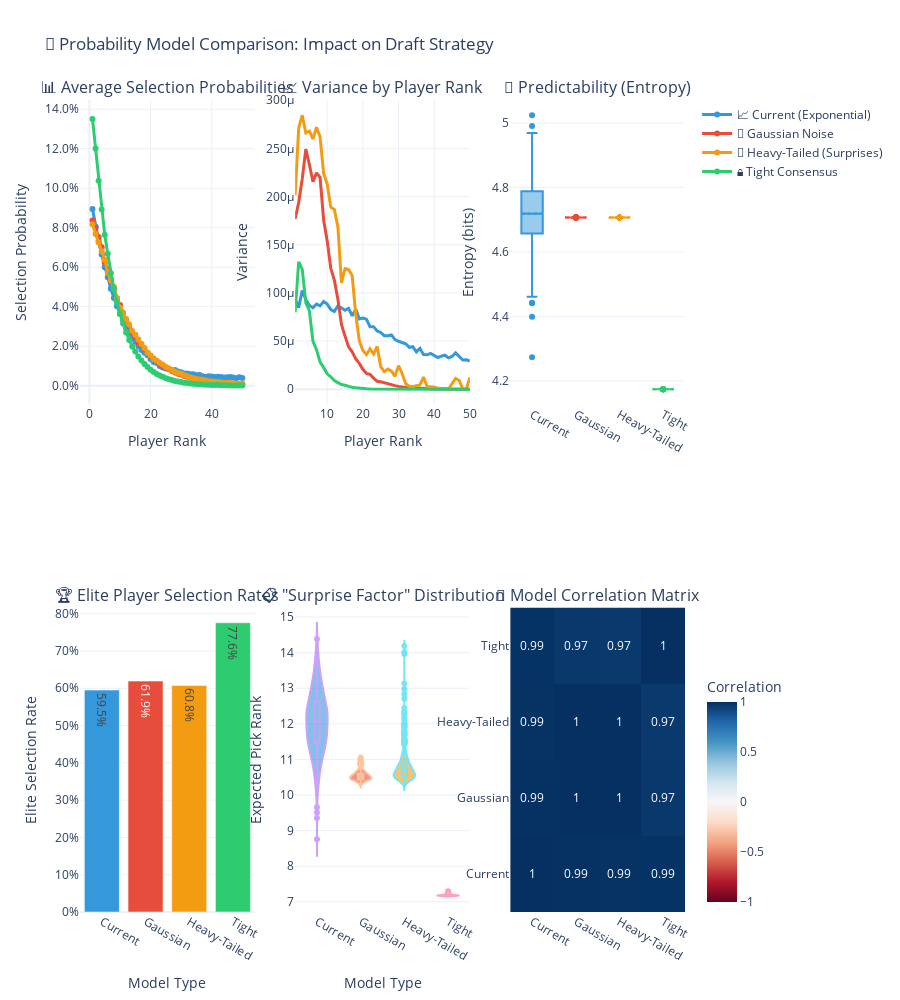

Here is the notebook cell this chart was saved with:
### Code cell
# 🎲 Model Comparison: Simple vs Complex Probability Models
def simulate_different_probability_models(num_players=50, num_sims=1000):
    """Compare different probability models for player selection"""
    
    results = {}
    player_ranks = np.arange(1, num_players + 1)
    
    # Model 1: Current exponential decay (conservative)
    expo_probs = np.zeros((num_sims, num_players))
    for sim in range(num_sims):
        base_probs = np.exp(-0.1 * player_ranks)
        base_probs = base_probs / base_probs.sum()
        noise = np.random.normal(0, 0.01, num_players)
        probs = np.maximum(0, base_probs + noise)
        expo_probs[sim] = probs / probs.sum()
    results['📈 Current (Exponential)'] = expo_probs
    
    # Model 2: Gaussian noise (moderate variance)
    gauss_probs = np.zeros((num_sims, num_players))
    for sim in range(num_sims):
        noisy_ranks = player_ranks + np.random.normal(0, 3, num_players)
        sorted_indices = np.argsort(noisy_ranks)
        probs = np.zeros(num_players)
        probs[sorted_indices] = np.exp(-0.1 * np.arange(1, num_players + 1))
        gauss_probs[sim] = probs / probs.sum()
    results['🎯 Gaussian Noise'] = gauss_probs
    
    # Model 3: Heavy-tailed (more surprises)
    heavy_probs = np.zeros((num_sims, num_players))
    for sim in range(num_sims):
        noise = stats.t.rvs(df=3, size=num_players) * 2.5
        noisy_ranks = player_ranks + noise
        sorted_indices = np.argsort(noisy_ranks)
        probs = np.zeros(num_players)
        probs[sorted_indices] = np.exp(-0.1 * np.arange(1, num_players + 1))
        heavy_probs[sim] = probs / probs.sum()
    results['🎲 Heavy-Tailed (Surprises)'] = heavy_probs
    
    # Model 4: Tight consensus (less variance)
    tight_probs = np.zeros((num_sims, num_players))
    for sim in range(num_sims):
        noise = np.random.normal(0, 0.8, num_players)
        noisy_ranks = player_ranks + noise
        sorted_indices = np.argsort(noisy_ranks)
        probs = np.zeros(num_players)
        probs[sorted_indices] = np.exp(-0.15 * np.arange(1, num_players + 1))
        tight_probs[sim] = probs / probs.sum()
    results['🔒 Tight Consensus'] = tight_probs
    
    return results

def create_model_comparison():
    # Simulate different models
    model_results = simulate_different_probability_models()
    
    fig = make_subplots(
        rows=2, cols=3,
        subplot_titles=(
            '📊 Average Selection Probabilities',
            '📈 Variance by Player Rank', 
            '🎲 Predictability (Entropy)',
            '🏆 Elite Player Selection Rates',
            '📋 "Surprise Factor" Distribution',
            '🔄 Model Correlation Matrix'
        ),
        specs=[[{'type': 'scatter'}, {'type': 'scatter'}, {'type': 'box'}],
               [{'type': 'bar'}, {'type': 'violin'}, {'type': 'heatmap'}]]
    )
    
    colors = ['#3498db', '#e74c3c', '#f39c12', '#2ecc71']
    
    # 1. Average probability distributions
    for i, (model_name, probs) in enumerate(model_results.items()):
        mean_probs = probs.mean(axis=0)
        fig.add_trace(
            go.Scatter(
                x=np.arange(1, len(mean_probs) + 1),
                y=mean_probs,
                mode='lines+markers',
                name=model_name,
                line=dict(width=3, color=colors[i]),
                marker=dict(size=6, color=colors[i]),
                hovertemplate=(
                    f"<b>{model_name}</b><br>"
                    "Rank %{x}: %{y:.1%} selection chance<br>"
                    "<extra></extra>"
                )
            ),
            row=1, col=1
        )
    
    # 2. Variance by rank
    for i, (model_name, probs) in enumerate(model_results.items()):
        variances = probs.var(axis=0)
        fig.add_trace(
            go.Scatter(
                x=np.arange(1, len(variances) + 1),
                y=variances,
                mode='lines',
                name=model_name,
                line=dict(width=3, color=colors[i]),
                showlegend=False,
                hovertemplate=(
                    f"<b>{model_name}</b><br>"
                    "Rank %{x} Variance: %{y:.4f}<br>"
                    "<extra></extra>"
                )
            ),
            row=1, col=2
        )
    
    # 3. Entropy comparison
    for i, (model_name, probs) in enumerate(model_results.items()):
        sim_entropies = []
        for sim_probs in probs:
            entropy = -np.sum(sim_probs * np.log2(sim_probs + 1e-10))
            sim_entropies.append(entropy)
        
        fig.add_trace(
            go.Box(
                y=sim_entropies,
                name=model_name.split(' ')[1] if ' ' in model_name else model_name,
                marker_color=colors[i],
                boxmean=True,
                showlegend=False
            ),
            row=1, col=3
        )
    
    # 4. Elite player selection rates
    elite_rates = {}
    for model_name, probs in model_results.items():
        # Top 10 selection probability
        elite_rate = probs[:, :10].sum(axis=1).mean()
        elite_rates[model_name.split(' ')[1] if ' ' in model_name else model_name] = elite_rate
    
    fig.add_trace(
        go.Bar(
            x=list(elite_rates.keys()),
            y=list(elite_rates.values()),
            marker_color=colors[:len(elite_rates)],
            text=[f"{v:.1%}" for v in elite_rates.values()],
            textposition='auto',
            showlegend=False,
            hovertemplate=(
                "<b>%{x} Model</b><br>"
                "Top 10 Selection Rate: %{y:.1%}<br>"
                "<extra></extra>"
            )
        ),
        row=2, col=1
    )
    
    # 5. Surprise factor distribution
    for i, (model_name, probs) in enumerate(model_results.items()):
        surprise_indices = []
        for sim_probs in probs:
            expected_rank = np.sum(np.arange(1, len(sim_probs) + 1) * sim_probs)
            surprise_indices.append(expected_rank)
        
        fig.add_trace(
            go.Violin(
                y=surprise_indices,
                name=model_name.split(' ')[1] if ' ' in model_name else model_name,
                box_visible=True,
                meanline_visible=True,
                fillcolor=colors[i],
                opacity=0.6,
                showlegend=False
            ),
            row=2, col=2
        )
    
    # 6. Model correlation matrix
    model_avg_probs = np.array([probs.mean(axis=0) for probs in model_results.values()])
    correlation_matrix = np.corrcoef(model_avg_probs)
    model_names = [name.split(' ')[1] if ' ' in name else name for name in model_results.keys()]
    
    fig.add_trace(
        go.Heatmap(
            z=correlation_matrix,
            x=model_names,
            y=model_names,
            colorscale='RdBu',
            zmid=0,
            text=np.round(correlation_matrix, 2),
            texttemplate='%{text}',
            textfont=dict(size=12),
            showscale=True,
            colorbar=dict(x=1.02, y=0.15, len=0.3, title="Correlation")
        ),
        row=2, col=3
    )
    
    # Update layout
    fig.update_xaxes(title_text="Player Rank", row=1, col=1)
    fig.update_xaxes(title_text="Player Rank", row=1, col=2)
    fig.update_xaxes(title_text="Model Type", row=2, col=1)
    fig.update_xaxes(title_text="Model Type", row=2, col=2)
    
    fig.update_yaxes(title_text="Selection Probability", row=1, col=1, tickformat='.1%')
    fig.update_yaxes(title_text="Variance", row=1, col=2)
    fig.update_yaxes(title_text="Entropy (bits)", row=1, col=3)
    fig.update_yaxes(title_text="Elite Selection Rate", row=2, col=1, tickformat='.0%')
    fig.update_yaxes(title_text="Expected Pick Rank", row=2, col=2)
    
    fig.update_layout(
        height=1000,
        title_text="🎲 Probability Model Comparison: Impact on Draft Strategy",
        template="plotly_white"
    )
    
    return fig, elite_rates

# Generate model comparison
model_fig, elite_comparison = create_model_comparison()
model_fig.show(config=plotly_config)

print(f"\n🎲 MODEL COMPARISON INSIGHTS:")
print(f"\n🏆 Elite Player Selection Rates (Top 10):")
for model, rate in elite_comparison.items():
    print(f"   {model}: {rate:.1%}")

print(f"\n💡 Strategic Implications:")
print(f"   📈 Heavy-tailed models → More late-round steals possible")
print(f"   🔒 Tight consensus → Elite players more predictable")
print(f"   🎯 Gaussian noise → Balanced risk/reward tradeoffs")
print(f"   📊 Current model → Conservative, rank-respecting approach")

### Figure 1 — Plotly figure (JSON) as saved in the notebook; plotly's stock layout.template omitted (floating-point values rounded to 4 significant figures; data arrays with more than 128 entries replaced by an {"elided": "..."} marker saying what was removed)
{"data": [{"hovertemplate": "<b>📈 Current (Exponential)</b><br>Rank %{x}: %{y:.1%} selection chance<br><extra></extra>", "line": {"color": "#3498db", "width": 3}, "marker": {"color": "#3498db", "size": 6}, "mode": "lines+markers", "name": "📈 Current (Exponential)", "type": "scatter", "x": [1, 2, 3, 4, 5, 6, 7, 8, 9, 10, 11, 12, 13, 14, 15, 16, 17, 18, 19, 20, 21, 22, 23, 24, 25, 26, 27, 28, 29, 30, 31, 32, 33, 34, 35, 36, 37, 38, 39, 40, 41, 42, 43, 44, 45, 46, 47, 48, 49, 50], "xaxis": "x", "y": [0.08954, 0.08067, 0.07323, 0.0664, 0.05997, 0.05493, 0.04908, 0.04445, 0.04027, 0.03653, 0.03328, 0.02928, 0.02692, 0.02425, 0.02231, 0.02001, 0.01811, 0.01665, 0.01545, 0.01349, 0.01206, 0.01147, 0.01, 0.009239, 0.00876, 0.008568, 0.007706, 0.007967, 0.007138, 0.00678, 0.006225, 0.006126, 0.005778, 0.005753, 0.005249, 0.005414, 0.004767, 0.004466, 0.004752, 0.004635, 0.004455, 0.00459, 0.004414, 0.004127, 0.004243, 0.004444, 0.004152, 0.003738, 0.004289, 0.003861], "yaxis": "y"}, {"hovertemplate": "<b>🎯 Gaussian Noise</b><br>Rank %{x}: %{y:.1%} selection chance<br><extra></extra>", "line": {"color": "#e74c3c", "width": 3}, "marker": {"color": "#e74c3c", "size": 6}, "mode": "lines+markers", "name": "🎯 Gaussian Noise", "type": "scatter", "x": [1, 2, 3, 4, 5, 6, 7, 8, 9, 10, 11, 12, 13, 14, 15, 16, 17, 18, 19, 20, 21, 22, 23, 24, 25, 26, 27, 28, 29, 30, 31, 32, 33, 34, 35, 36, 37, 38, 39, 40, 41, 42, 43, 44, 45, 46, 47, 48, 49, 50], "xaxis": "x", "y": [0.08363, 0.07988, 0.07526, 0.07015, 0.0624, 0.05904, 0.05399, 0.04968, 0.04428, 0.04086, 0.03684, 0.03354, 0.03053, 0.02725, 0.02458, 0.02191, 0.02052, 0.01843, 0.01656, 0.01497, 0.01361, 0.01235, 0.01094, 0.009972, 0.009083, 0.00836, 0.00743, 0.006699, 0.006081, 0.00562, 0.004949, 0.004557, 0.004025, 0.003714, 0.003314, 0.003034, 0.002715, 0.002532, 0.002225, 0.002031, 0.0018, 0.00166, 0.001524, 0.001366, 0.00124, 0.001157, 0.001032, 0.0009599, 0.000886, 0.0008343], "yaxis": "y"}, {"hovertemplate": "<b>🎲 Heavy-Tailed (Surprises)</b><br>Rank %{x}: %{y:.1%} selection chance<br><extra></extra>", "line": {"color": "#f39c12", "width": 3}, "marker": {"color": "#f39c12", "size": 6}, "mode": "lines+markers", "name": "🎲 Heavy-Tailed (Surprises)", "type": "scatter", "x": [1, 2, 3, 4, 5, 6, 7, 8, 9, 10, 11, 12, 13, 14, 15, 16, 17, 18, 19, 20, 21, 22, 23, 24, 25, 26, 27, 28, 29, 30, 31, 32, 33, 34, 35, 36, 37, 38, 39, 40, 41, 42, 43, 44, 45, 46, 47, 48, 49, 50], "xaxis": "x", "y": [0.08171, 0.07681, 0.0725, 0.06814, 0.06384, 0.05731, 0.0534, 0.05009, 0.04434, 0.03944, 0.03644, 0.03383, 0.03103, 0.02766, 0.02579, 0.02342, 0.02124, 0.01909, 0.01664, 0.01527, 0.01357, 0.01267, 0.01148, 0.01059, 0.009525, 0.008681, 0.007818, 0.007079, 0.0064, 0.006003, 0.005334, 0.004758, 0.004134, 0.003791, 0.003416, 0.00314, 0.003009, 0.002609, 0.002304, 0.002192, 0.001954, 0.001717, 0.001576, 0.001396, 0.001381, 0.001325, 0.001185, 0.001008, 0.000952, 0.00102], "yaxis": "y"}, {"hovertemplate": "<b>🔒 Tight Consensus</b><br>Rank %{x}: %{y:.1%} selection chance<br><extra></extra>", "line": {"color": "#2ecc71", "width": 3}, "marker": {"color": "#2ecc71", "size": 6}, "mode": "lines+markers", "name": "🔒 Tight Consensus", "type": "scatter", "x": [1, 2, 3, 4, 5, 6, 7, 8, 9, 10, 11, 12, 13, 14, 15, 16, 17, 18, 19, 20, 21, 22, 23, 24, 25, 26, 27, 28, 29, 30, 31, 32, 33, 34, 35, 36, 37, 38, 39, 40, 41, 42, 43, 44, 45, 46, 47, 48, 49, 50], "xaxis": "x", "y": [0.1351, 0.1201, 0.1038, 0.08925, 0.07638, 0.06683, 0.05692, 0.04898, 0.04227, 0.03613, 0.03149, 0.02696, 0.02312, 0.01983, 0.01734, 0.01476, 0.0127, 0.01097, 0.009433, 0.008123, 0.006982, 0.005973, 0.005167, 0.004473, 0.003832, 0.003293, 0.002844, 0.002439, 0.002096, 0.001816, 0.00156, 0.001343, 0.001148, 0.0009992, 0.0008559, 0.0007332, 0.0006327, 0.0005435, 0.0004714, 0.0004048, 0.000347, 0.0002978, 0.0002588, 0.0002226, 0.0001902, 0.0001637, 0.0001412, 0.0001221, 0.0001054, 9.279e-05], "yaxis": "y"}, {"hovertemplate": "<b>📈 Current (Exponential)</b><br>Rank %{x} Variance: %{y:.4f}<br><extra></extra>", "line": {"color": "#3498db", "width": 3}, "mode": "lines", "name": "📈 Current (Exponential)", "showlegend": false, "type": "scatter", "x": [1, 2, 3, 4, 5, 6, 7, 8, 9, 10, 11, 12, 13, 14, 15, 16, 17, 18, 19, 20, 21, 22, 23, 24, 25, 26, 27, 28, 29, 30, 31, 32, 33, 34, 35, 36, 37, 38, 39, 40, 41, 42, 43, 44, 45, 46, 47, 48, 49, 50], "xaxis": "x2", "y": [9.379e-05, 8.465e-05, 0.0001024, 9.321e-05, 8.702e-05, 8.461e-05, 8.848e-05, 8.651e-05, 9.098e-05, 8.834e-05, 8.266e-05, 8.067e-05, 8.667e-05, 8.469e-05, 8.188e-05, 8.401e-05, 7.618e-05, 8.304e-05, 7.3e-05, 7.391e-05, 7.258e-05, 6.489e-05, 6.497e-05, 6.05e-05, 5.897e-05, 5.559e-05, 5.559e-05, 5.643e-05, 5.153e-05, 4.982e-05, 4.815e-05, 4.725e-05, 4.356e-05, 4.414e-05, 3.883e-05, 4.231e-05, 3.593e-05, 3.572e-05, 3.725e-05, 3.54e-05, 3.294e-05, 3.436e-05, 3.535e-05, 3.258e-05, 3.402e-05, 3.769e-05, 3.451e-05, 3.042e-05, 3.053e-05, 2.92e-05], "yaxis": "y2"}, {"hovertemplate": "<b>🎯 Gaussian Noise</b><br>Rank %{x} Variance: %{y:.4f}<br><extra></extra>", "line": {"color": "#e74c3c", "width": 3}, "mode": "lines", "name": "🎯 Gaussian Noise", "showlegend": false, "type": "scatter", "x": [1, 2, 3, 4, 5, 6, 7, 8, 9, 10, 11, 12, 13, 14, 15, 16, 17, 18, 19, 20, 21, 22, 23, 24, 25, 26, 27, 28, 29, 30, 31, 32, 33, 34, 35, 36, 37, 38, 39, 40, 41, 42, 43, 44, 45, 46, 47, 48, 49, 50], "xaxis": "x2", "y": [0.0001766, 0.0001938, 0.0002182, 0.0002491, 0.0002333, 0.0002153, 0.0002246, 0.0002198, 0.0001756, 0.000154, 0.0001255, 0.0001132, 9.328e-05, 6.692e-05, 5.514e-05, 4.394e-05, 3.889e-05, 3.151e-05, 2.686e-05, 2.078e-05, 1.648e-05, 1.542e-05, 1.161e-05, 8.267e-06, 7.879e-06, 6.877e-06, 5.161e-06, 4.239e-06, 3.808e-06, 3.025e-06, 2.291e-06, 1.984e-06, 1.42e-06, 1.238e-06, 9.869e-07, 7.889e-07, 6.598e-07, 5.862e-07, 4.66e-07, 3.611e-07, 2.959e-07, 2.503e-07, 2.077e-07, 1.554e-07, 1.209e-07, 1.014e-07, 7.222e-08, 5.629e-08, 3.796e-08, 2.563e-08], "yaxis": "y2"}, {"hovertemplate": "<b>🎲 Heavy-Tailed (Surprises)</b><br>Rank %{x} Variance: %{y:.4f}<br><extra></extra>", "line": {"color": "#f39c12", "width": 3}, "mode": "lines", "name": "🎲 Heavy-Tailed (Surprises)", "showlegend": false, "type": "scatter", "x": [1, 2, 3, 4, 5, 6, 7, 8, 9, 10, 11, 12, 13, 14, 15, 16, 17, 18, 19, 20, 21, 22, 23, 24, 25, 26, 27, 28, 29, 30, 31, 32, 33, 34, 35, 36, 37, 38, 39, 40, 41, 42, 43, 44, 45, 46, 47, 48, 49, 50], "xaxis": "x2", "y": [0.0002012, 0.0002709, 0.0002843, 0.0002658, 0.0002679, 0.0002595, 0.0002719, 0.0002617, 0.000224, 0.0002128, 0.0001889, 0.0001866, 0.0001681, 0.0001104, 0.0001253, 0.0001243, 0.0001179, 7.742e-05, 5.011e-05, 4.018e-05, 3.612e-05, 4.196e-05, 3.66e-05, 4.44e-05, 2.357e-05, 1.819e-05, 2.09e-05, 1.874e-05, 1.346e-05, 2.443e-05, 1.638e-05, 5.788e-06, 3.16e-06, 2.637e-06, 3.731e-06, 4.568e-06, 1.265e-05, 2.749e-06, 2.636e-06, 2.358e-06, 1.018e-06, 4.376e-07, 6.426e-07, 2.63e-07, 6.308e-06, 1.126e-05, 9.13e-06, 3.831e-07, 1.674e-07, 1.234e-05], "yaxis": "y2"}, {"hovertemplate": "<b>🔒 Tight Consensus</b><br>Rank %{x} Variance: %{y:.4f}<br><extra></extra>", "line": {"color": "#2ecc71", "width": 3}, "mode": "lines", "name": "🔒 Tight Consensus", "showlegend": false, "type": "scatter", "x": [1, 2, 3, 4, 5, 6, 7, 8, 9, 10, 11, 12, 13, 14, 15, 16, 17, 18, 19, 20, 21, 22, 23, 24, 25, 26, 27, 28, 29, 30, 31, 32, 33, 34, 35, 36, 37, 38, 39, 40, 41, 42, 43, 44, 45, 46, 47, 48, 49, 50], "xaxis": "x2", "y": [7.984e-05, 0.0001321, 0.0001243, 8.958e-05, 8.149e-05, 4.971e-05, 4.106e-05, 2.813e-05, 2.246e-05, 1.603e-05, 1.299e-05, 9.03e-06, 6.865e-06, 4.911e-06, 4.139e-06, 2.817e-06, 2.021e-06, 1.598e-06, 1.063e-06, 7.868e-07, 6.072e-07, 4.119e-07, 3.689e-07, 2.599e-07, 1.879e-07, 1.324e-07, 1.061e-07, 6.621e-08, 6.081e-08, 4.38e-08, 3.234e-08, 2.199e-08, 1.833e-08, 1.186e-08, 8.987e-09, 6.415e-09, 5.25e-09, 3.929e-09, 2.951e-09, 2.122e-09, 1.594e-09, 1.142e-09, 8.949e-10, 6.382e-10, 4.367e-10, 3.301e-10, 2.624e-10, 1.757e-10, 1.307e-10, 4.561e-11], "yaxis": "y2"}, {"boxmean": true, "marker": {"color": "#3498db"}, "name": "Current", "showlegend": false, "type": "box", "xaxis": "x3", "y": {"elided": "1000 float values"}, "yaxis": "y3"}, {"boxmean": true, "marker": {"color": "#e74c3c"}, "name": "Gaussian", "showlegend": false, "type": "box", "xaxis": "x3", "y": {"elided": "1000 float values"}, "yaxis": "y3"}, {"boxmean": true, "marker": {"color": "#f39c12"}, "name": "Heavy-Tailed", "showlegend": false, "type": "box", "xaxis": "x3", "y": {"elided": "1000 float values"}, "yaxis": "y3"}, {"boxmean": true, "marker": {"color": "#2ecc71"}, "name": "Tight", "showlegend": false, "type": "box", "xaxis": "x3", "y": {"elided": "1000 float values"}, "yaxis": "y3"}, {"hovertemplate": "<b>%{x} Model</b><br>Top 10 Selection Rate: %{y:.1%}<br><extra></extra>", "marker": {"color": ["#3498db", "#e74c3c", "#f39c12", "#2ecc71"]}, "showlegend": false, "text": ["59.5%", "61.9%", "60.8%", "77.6%"], "textposition": "auto", "type": "bar", "x": ["Current", "Gaussian", "Heavy-Tailed", "Tight"], "xaxis": "x4", "y": [0.5951, 0.6192, 0.6076, 0.7757], "yaxis": "y4"}, {"box": {"visible": true}, "fillcolor": "#3498db", "meanline": {"visible": true}, "name": "Current", "opacity": 0.6, "showlegend": false, "type": "violin", "xaxis": "x5", "y": {"elided": "1000 float values"}, "yaxis": "y5"}, {"box": {"visible": true}, "fillcolor": "#e74c3c", "meanline": {"visible": true}, "name": "Gaussian", "opacity": 0.6, "showlegend": false, "type": "violin", "xaxis": "x5", "y": {"elided": "1000 float values"}, "yaxis": "y5"}, {"box": {"visible": true}, "fillcolor": "#f39c12", "meanline": {"visible": true}, "name": "Heavy-Tailed", "opacity": 0.6, "showlegend": false, "type": "violin", "xaxis": "x5", "y": {"elided": "1000 float values"}, "yaxis": "y5"}, {"box": {"visible": true}, "fillcolor": "#2ecc71", "meanline": {"visible": true}, "name": "Tight", "opacity": 0.6, "showlegend": false, "type": "violin", "xaxis": "x5", "y": {"elided": "1000 float values"}, "yaxis": "y5"}, {"colorbar": {"len": 0.3, "title": {"text": "Correlation"}, "x": 1.02, "y": 0.15}, "colorscale": [[0, "rgb(103,0,31)"], [0.1, "rgb(178,24,43)"], [0.2, "rgb(214,96,77)"], [0.3, "rgb(244,165,130)"], [0.4, "rgb(253,219,199)"], [0.5, "rgb(247,247,247)"], [0.6, "rgb(209,229,240)"], [0.7, "rgb(146,197,222)"], [0.8, "rgb(67,147,195)"], [0.9, "rgb(33,102,172)"], [1, "rgb(5,48,97)"]], "showscale": true, "text": [[1.0, 0.99, 0.99, 0.99], [0.99, 1.0, 1.0, 0.97], [0.99, 1.0, 1.0, 0.97], [0.99, 0.97, 0.97, 1.0]], "textfont": {"size": 12}, "texttemplate": "%{text}", "type": "heatmap", "x": ["Current", "Gaussian", "Heavy-Tailed", "Tight"], "xaxis": "x6", "y": ["Current", "Gaussian", "Heavy-Tailed", "Tight"], "yaxis": "y6", "z": [[1.0, 0.9946, 0.9926, 0.9902], [0.9946, 1.0, 0.9996, 0.9713], [0.9926, 0.9996, 1.0, 0.9669], [0.9902, 0.9713, 0.9669, 1.0]], "zmid": 0}], "layout": {"annotations": [{"font": {"size": 16}, "showarrow": false, "text": "📊 Average Selection Probabilities", "x": 0.1444, "xanchor": "center", "xref": "paper", "y": 1, "yanchor": "bottom", "yref": "paper"}, {"font": {"size": 16}, "showarrow": false, "text": "📈 Variance by Player Rank", "x": 0.5, "xanchor": "center", "xref": "paper", "y": 1, "yanchor": "bottom", "yref": "paper"}, {"font": {"size": 16}, "showarrow": false, "text": "🎲 Predictability (Entropy)", "x": 0.8556, "xanchor": "center", "xref": "paper", "y": 1, "yanchor": "bottom", "yref": "paper"}, {"font": {"size": 16}, "showarrow": false, "text": "🏆 Elite Player Selection Rates", "x": 0.1444, "xanchor": "center", "xref": "paper", "y": 0.375, "yanchor": "bottom", "yref": "paper"}, {"font": {"size": 16}, "showarrow": false, "text": "📋 \"Surprise Factor\" Distribution", "x": 0.5, "xanchor": "center", "xref": "paper", "y": 0.375, "yanchor": "bottom", "yref": "paper"}, {"font": {"size": 16}, "showarrow": false, "text": "🔄 Model Correlation Matrix", "x": 0.8556, "xanchor": "center", "xref": "paper", "y": 0.375, "yanchor": "bottom", "yref": "paper"}], "height": 1000, "title": {"text": "🎲 Probability Model Comparison: Impact on Draft Strategy"}, "xaxis": {"anchor": "y", "domain": [0, 0.2889], "title": {"text": "Player Rank"}}, "xaxis2": {"anchor": "y2", "domain": [0.3556, 0.6444], "title": {"text": "Player Rank"}}, "xaxis3": {"anchor": "y3", "domain": [0.7111, 1]}, "xaxis4": {"anchor": "y4", "domain": [0, 0.2889], "title": {"text": "Model Type"}}, "xaxis5": {"anchor": "y5", "domain": [0.3556, 0.6444], "title": {"text": "Model Type"}}, "xaxis6": {"anchor": "y6", "domain": [0.7111, 1]}, "yaxis": {"anchor": "x", "domain": [0.625, 1], "tickformat": ".1%", "title": {"text": "Selection Probability"}}, "yaxis2": {"anchor": "x2", "domain": [0.625, 1], "title": {"text": "Variance"}}, "yaxis3": {"anchor": "x3", "domain": [0.625, 1], "title": {"text": "Entropy (bits)"}}, "yaxis4": {"anchor": "x4", "domain": [0, 0.375], "tickformat": ".0%", "title": {"text": "Elite Selection Rate"}}, "yaxis5": {"anchor": "x5", "domain": [0, 0.375], "title": {"text": "Expected Pick Rank"}}, "yaxis6": {"anchor": "x6", "domain": [0, 0.375]}}}
